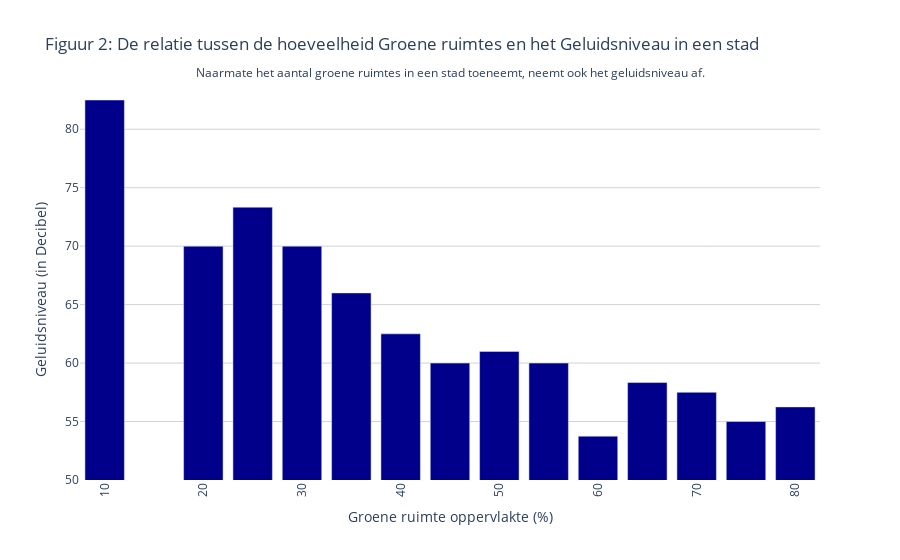

The cell this chart's notebook holds for it:
### Markdown cell above
Typisch zijn gebieden met groene ruimtes rustiger dan stedelijke omgevingen. Te hoge geluidsniveaus kunnen onrust veroorzaken en als hinderlijk worden ervaren (RIVM, 2021). Geluidsniveaus boven de 80 decibel kunnen zelfs schadelijk zijn (VeiligheidNL, z.d.). Met behulp van het onderstaande staafdiagram kunnen we de relatie tussen geluidsniveaus en de hoeveelheid groene ruimtes onderzoeken. Op de x-as staat het geluidsniveau in decibel en op de y-as staat het percentage groene ruimte in oppervlakte.

### Code cell
aggregated_data = final_data.groupby('Green_Space_Area')['Decibel_Level'].mean().reset_index()
aggregated_data = aggregated_data[aggregated_data['Green_Space_Area'] != 15]


fig = px.bar(aggregated_data, x='Green_Space_Area', y='Decibel_Level',
             labels={'Green_Space_Area': 'Groene ruimte oppervlakte (%)', 'Decibel_Level': 'Geluidsniveau (in Decibel)'},
             title='Figuur 2: De relatie tussen de hoeveelheid Groene ruimtes en het Geluidsniveau in een stad',
             color_discrete_sequence=['darkblue'])


fig.update_layout(
    xaxis_tickangle=-90,  
    yaxis=dict(gridcolor='LightGrey', range=[50, max(aggregated_data['Decibel_Level'])], dtick=5),  
    plot_bgcolor='white'  
)


fig.add_annotation(
    x=0.5,
    y=1.1,
    showarrow=False,
    text="Naarmate het aantal groene ruimtes in een stad toeneemt, neemt ook het geluidsniveau af.",
    xref="paper",
    yref="paper",
    align="center"
)

fig.show()


correlation = final_data['Decibel_Level'].corr(final_data['Green_Space_Area'])
print("Correlatiecoëfficiënt tussen de hoeveelheid groene ruimtes en het geluidsniveau:", correlation)

### Figure 1 — Plotly figure (JSON) as saved in the notebook; plotly's stock layout.template omitted (floating-point values rounded to 4 significant figures)
{"data": [{"alignmentgroup": "True", "hovertemplate": "Groene ruimte oppervlakte (%)=%{x}<br>Geluidsniveau (in Decibel)=%{y}<extra></extra>", "legendgroup": "", "marker": {"color": "darkblue", "pattern": {"shape": ""}}, "name": "", "offsetgroup": "", "orientation": "v", "showlegend": false, "textposition": "auto", "type": "bar", "x": [10, 20, 25, 30, 35, 40, 45, 50, 55, 60, 65, 70, 75, 80], "xaxis": "x", "y": [82.5, 70, 73.33, 70, 66, 62.5, 60, 61, 60, 53.75, 58.33, 57.5, 55, 56.25], "yaxis": "y"}], "layout": {"annotations": [{"align": "center", "showarrow": false, "text": "Naarmate het aantal groene ruimtes in een stad toeneemt, neemt ook het geluidsniveau af.", "x": 0.5, "xref": "paper", "y": 1.1, "yref": "paper"}], "autosize": true, "barmode": "relative", "legend": {"tracegroupgap": 0}, "plot_bgcolor": "white", "title": {"text": "Figuur 2: De relatie tussen de hoeveelheid Groene ruimtes en het Geluidsniveau in een stad"}, "xaxis": {"anchor": "y", "autorange": true, "domain": [0, 1], "range": [7.5, 82.5], "tickangle": -90, "title": {"text": "Groene ruimte oppervlakte (%)"}, "type": "linear"}, "yaxis": {"anchor": "x", "domain": [0, 1], "dtick": 5, "gridcolor": "LightGrey", "range": [50, 82.5], "title": {"text": "Geluidsniveau (in Decibel)"}, "type": "linear"}}}
